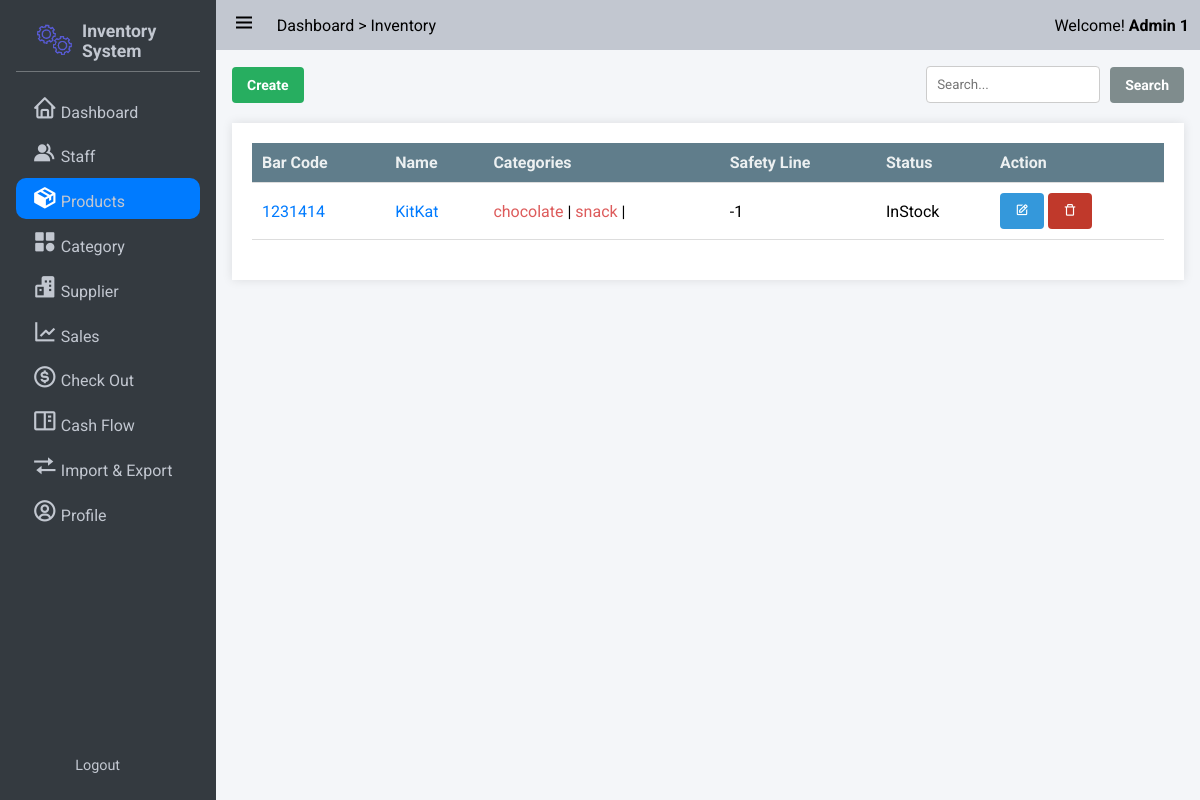
/products/ (signed in), run on an earlier commit of the app's database.
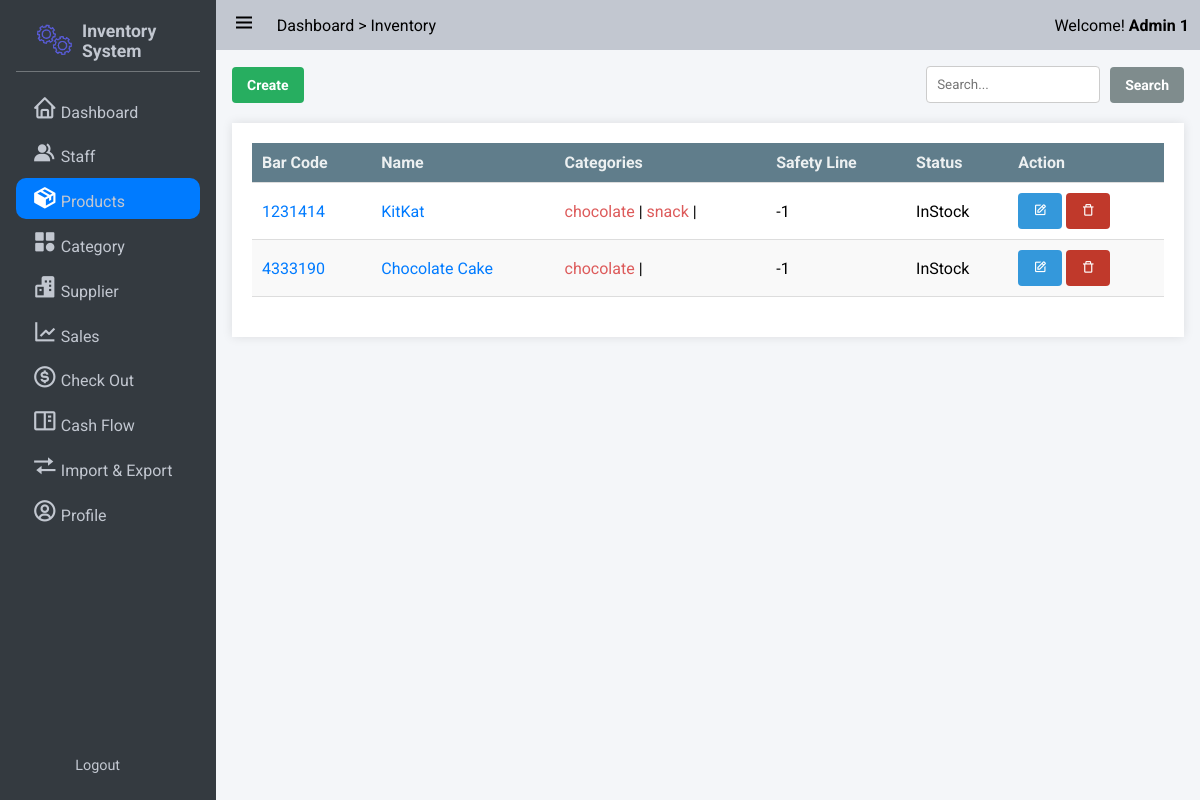
And on a later commit of the database.
### app/models/user.py (models this page shows)
class Role(db.Model):
    __tablename__ = 'roles'
    id = db.Column(db.Integer(), primary_key=True)
    name = db.Column(db.String(50), unique=True)

### app/models/product.py (models this page shows, shortened)
class Product(db.Model):
    id = db.Column(db.Integer, nullable=False, primary_key=True)
    BarCode = db.Column(db.BigInteger,nullable=False)
    Name = db.Column(db.String, nullable=False)
    Safety_quantity = db.Column(db.Integer,nullable=False)
    Status = db.Column(db.String, nullable=False) # "NotAvailable","OutOfStock","InStock"
    Inventories = db.relationship('Inventory',backref='product',lazy=True)  # Improved loading
    Categories = db.relationship('Category',secondary=product_category, backref=db.backref('products', lazy=True), lazy='subquery')

### app/models/category.py (models this page shows, shortened)
class Category(db.Model):
    id = db.Column(db.Integer, nullable=False, primary_key=True)
    Name = db.Column(db.String, nullable=False)

### app/product/product_routers.py (the view)
@bp.route('/',methods=["GET"])
@login_required
def index():
    page = request.args.get('page', 1, type=int)
    per_page = request.args.get('per_page', 10, type=int)
    query = request.args.get('query','')
    form = CreateProductForm()
    categories = Category.query.all()
    if query:
        products = Product.query.filter(
            db.or_(Product.BarCode.ilike(f'%{query}%'), Product.Name.ilike(f'%{query}%'))
        ).paginate(per_page=per_page, page=page, error_out=True)
    else:
        products = Product.query.paginate(per_page=per_page, page=page, error_out=True)
    categories = Category.query.all()
    return render_template('product/product.html', products=products,categories=categories,form=form)

### app/product/product_routers.py
class CreateProductForm(FlaskForm):
    name = StringField('Name', validators=[InputRequired()])
    barcode = IntegerField('BarCode', validators=[InputRequired()])
    safety_quantity_custom = BooleanField('Custom Set Line')
    safety_quantity = IntegerField('Safety Quantity', validators=[Optional()])
    status = SelectField('Status', choices=[('NotAvailable', 'Not Available'), ('OutOfStock', 'Out of Stock'), ('InStock', 'In Stock')], default='NotAvailable')
    categories = SelectMultipleField('Categories', choices=[], coerce=int)
    def __init__(self, *args, **kwargs):
        super(CreateProductForm, self).__init__(*args, **kwargs)
        self.categories.choices = [(category.id, category.Name) for category in Category.query.all()]

### app/auth.py (called while the page is built)
@login_manager.user_loader
def load_user(user_id):
    return User.query.get(int(user_id))

### app/templates/product/product.html (shortened to what this page needs)
{% extends 'base.html' %}
{% block css_style %}
<link rel="stylesheet" href="{{url_for('static',filename='css/flex.css')}}">
<link rel="stylesheet" href="{{url_for('static',filename='css/grid.css')}}">
<link rel="stylesheet" href="{{url_for('static',filename='css/table.css')}}">
<link rel="stylesheet" href="{{url_for('static',filename='css/form.css')}}">
<link rel="stylesheet" href="{{url_for('static',filename='css/modal.css')}}">
{% endblock %}
{% block nav_inventory %}active{% endblock %}
{% block content %}
<div class="flex flex-between-center">
    <div class="">
        {% for role in current_user.roles if role.name == 'admin' %}
        <button class="button success" onclick="openModal()">Create</button>
        {% endfor %}
    </div>
    <div class="">
        <form action="{{url_for("product.search_product")}}" method="get" class="flex flex-start-center">
            <input type="text" id="" name="query" placeholder="Search..." style="margin: 0 10px 0 0;">
            <button class="button gray" type="submit">Search</button>
        </form>
    </div>
</div>
<div class="table-container ">
    <table class="">
        <thead>
            <tr>
                <th>Bar Code</th>
                <th>Name</th>
                <th>Categories</th>
                <th>Safety Line </th>
                <th>Status </th>
                <th>Action</th>
            </tr>
        </thead>
        <tbody>
            {% for product in products %}
            <tr>
                <form method="POST" action="{{url_for('product.quick_edit',barcode = product.BarCode)}}"
                    style="display: inline-block;">
                    <td>
                        <span><a href="{{url_for('product.get_product',barcode = product.BarCode)}}">{{ product.BarCode
                                }}</a></span>
                    </td>
                    <td>
                        <span><a href="{{url_for('product.get_product',barcode = product.BarCode)}}">{{ product.Name
                                }}</a></span>
                    </td>
                    <td>
                        {{display_categories(product)}}
                    </td>
                    <td>
                        <span>{{ product.Safety_quantity }}</span>
                    </td>
                    <td>
                        <span>{{ product.Status }}</span>
                    </td>
                    <td>
                        <button type="button" class="button info" id="edit" href="javascript:;"><i
                                class='bx bx-edit'></i></button>
                </form>
                {% for role in current_user.roles if role.name == 'admin' %}
                <form method="GET" action="{{ url_for('product.delete_product', id=product.id) }}"
                    style="display: inline-block;">
                    <button id="delete" class="button error" type="submit"
                        onclick="return confirm('Are you sure you want to delete this item? Product will be deleted along with the inventories! ')"><i
                            class='bx bx-trash-alt'></i></button>
                </form>
                {% endfor %}
            </tr>
            {% endfor %}
        </tbody>
    </table>
</div>
{% endblock %}
{% macro display_categories(product) %}
<span>
    {% for category in product.Categories %}
    <a href="{{url_for('product.products_by_category',category_name = category.Name)}}"
        style="text-decoration: none; color: #dd5b5b">
        {{ category.Name }}
    </a>
    |
    {% endfor %}
</span>
{% endmacro %}

What changed in the data, as far as the page shows it:
added Product: BarCode "4333190", Name "Chocolate Cake", Safety_quantity "-1", Status "InStock", Category (Name "chocolate")
